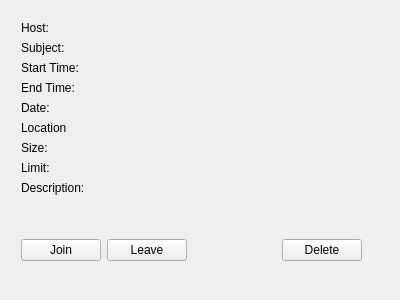
<?xml version="1.0" encoding="UTF-8"?>
<ui version="4.0">
 <class>DetailedStudySession</class>
 <widget class="QWidget" name="DetailedStudySession">
  <property name="geometry">
   <rect>
    <x>0</x>
    <y>0</y>
    <width>400</width>
    <height>300</height>
   </rect>
  </property>
  <property name="windowTitle">
   <string>DetailedStudySession</string>
  </property>
  <widget class="QWidget" name="layoutWidget">
   <property name="geometry">
    <rect>
     <x>10</x>
     <y>10</y>
     <width>363</width>
     <height>262</height>
    </rect>
   </property>
   <layout class="QGridLayout" name="gridLayout">
    <item row="11" column="0" colspan="2">
     <widget class="QPushButton" name="joinButton">
      <property name="text">
       <string>Join</string>
      </property>
     </widget>
    </item>
    <item row="10" column="4">
     <spacer name="verticalSpacer_3">
      <property name="orientation">
       <enum>Qt::Vertical</enum>
      </property>
      <property name="sizeHint" stdset="0">
       <size>
        <width>20</width>
        <height>98</height>
       </size>
      </property>
     </spacer>
    </item>
    <item row="7" column="1" colspan="2">
     <widget class="QLabel" name="limitEdit">
      <property name="text">
       <string/>
      </property>
     </widget>
    </item>
    <item row="6" column="0">
     <widget class="QLabel" name="sizeLabel">
      <property name="text">
       <string>Size:</string>
      </property>
     </widget>
    </item>
    <item row="6" column="1" colspan="2">
     <widget class="QLabel" name="sizeEdit">
      <property name="text">
       <string/>
      </property>
     </widget>
    </item>
    <item row="10" column="2">
     <spacer name="verticalSpacer_2">
      <property name="orientation">
       <enum>Qt::Vertical</enum>
      </property>
      <property name="sizeHint" stdset="0">
       <size>
        <width>20</width>
        <height>98</height>
       </size>
      </property>
     </spacer>
    </item>
    <item row="8" column="1" colspan="2">
     <widget class="QLabel" name="descriptionEdit">
      <property name="text">
       <string/>
      </property>
     </widget>
    </item>
    <item row="5" column="1" colspan="2">
     <widget class="QLabel" name="locationEdit">
      <property name="text">
       <string/>
      </property>
     </widget>
    </item>
    <item row="8" column="0">
     <widget class="QLabel" name="descriptionLabel">
      <property name="text">
       <string>Description:</string>
      </property>
     </widget>
    </item>
    <item row="10" column="0">
     <spacer name="verticalSpacer">
      <property name="orientation">
       <enum>Qt::Vertical</enum>
      </property>
      <property name="sizeHint" stdset="0">
       <size>
        <width>20</width>
        <height>98</height>
       </size>
      </property>
     </spacer>
    </item>
    <item row="11" column="3">
     <spacer name="horizontalSpacer">
      <property name="orientation">
       <enum>Qt::Horizontal</enum>
      </property>
      <property name="sizeHint" stdset="0">
       <size>
        <width>118</width>
        <height>20</height>
       </size>
      </property>
     </spacer>
    </item>
    <item row="11" column="2">
     <widget class="QPushButton" name="leaveButton">
      <property name="text">
       <string>Leave</string>
      </property>
     </widget>
    </item>
    <item row="5" column="0">
     <widget class="QLabel" name="locationLabel">
      <property name="text">
       <string>Location</string>
      </property>
     </widget>
    </item>
    <item row="7" column="0">
     <widget class="QLabel" name="limitLabel">
      <property name="text">
       <string>Limit:</string>
      </property>
     </widget>
    </item>
    <item row="11" column="4">
     <widget class="QPushButton" name="deleteButton">
      <property name="text">
       <string>Delete</string>
      </property>
     </widget>
    </item>
    <item row="3" column="1" colspan="2">
     <widget class="QLabel" name="endTimeEdit">
      <property name="text">
       <string/>
      </property>
     </widget>
    </item>
    <item row="3" column="0">
     <widget class="QLabel" name="endTimeLabel">
      <property name="text">
       <string>End Time:</string>
      </property>
     </widget>
    </item>
    <item row="2" column="1" colspan="2">
     <widget class="QLabel" name="startTimeEdit">
      <property name="text">
       <string/>
      </property>
     </widget>
    </item>
    <item row="0" column="1" colspan="2">
     <widget class="QLabel" name="hostEdit">
      <property name="text">
       <string/>
      </property>
     </widget>
    </item>
    <item row="0" column="0">
     <widget class="QLabel" name="hostLabel">
      <property name="text">
       <string>Host:</string>
      </property>
     </widget>
    </item>
    <item row="2" column="0">
     <widget class="QLabel" name="startTimeLabel">
      <property name="text">
       <string>Start Time:</string>
      </property>
     </widget>
    </item>
    <item row="1" column="0">
     <widget class="QLabel" name="subjectLabel">
      <property name="text">
       <string>Subject:</string>
      </property>
     </widget>
    </item>
    <item row="1" column="1" colspan="2">
     <widget class="QLabel" name="subjectEdit">
      <property name="text">
       <string/>
      </property>
     </widget>
    </item>
    <item row="4" column="0">
     <widget class="QLabel" name="dateLabel">
      <property name="text">
       <string>Date:</string>
      </property>
     </widget>
    </item>
    <item row="4" column="1" colspan="2">
     <widget class="QLabel" name="dateEdit">
      <property name="text">
       <string/>
      </property>
     </widget>
    </item>
   </layout>
  </widget>
 </widget>
 <layoutdefault spacing="6" margin="11"/>
 <resources/>
 <connections/>
</ui>
